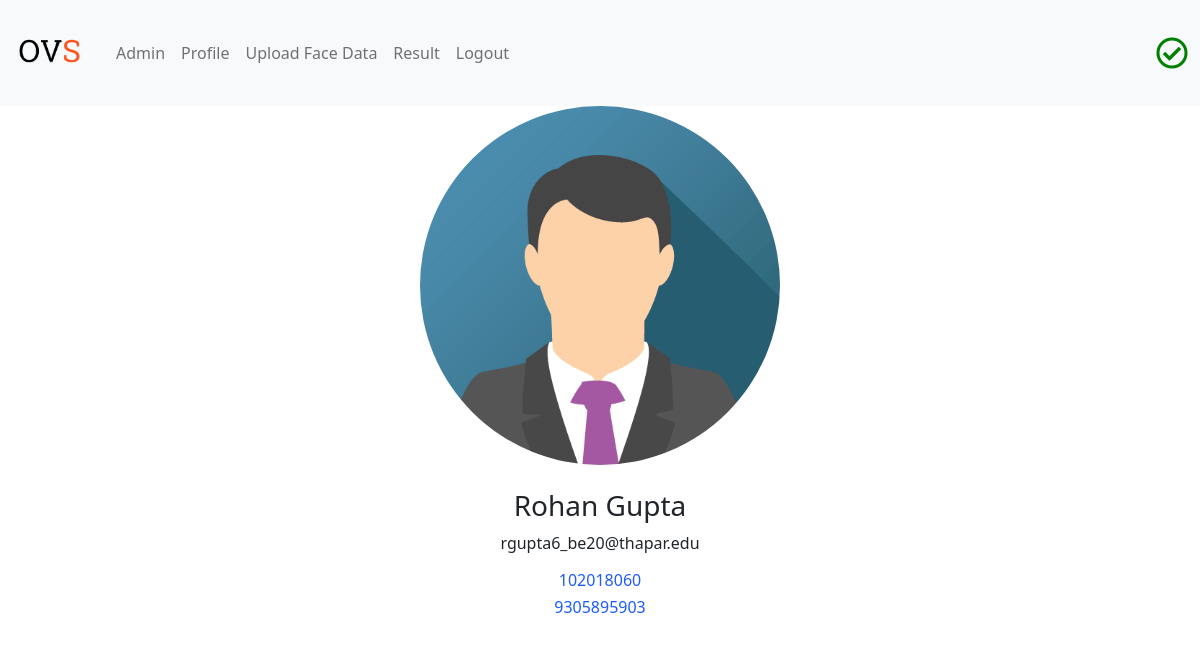
Screenshot of /profile (signed in) with the database file from the repository.
### OVS/models.py (models this page shows)
class voter(db.Model, UserMixin):
    id = db.Column(db.Integer, primary_key=True)
    roll_number = db.Column(db.Integer, unique=True)
    name = db.Column(db.String(120))
    email = db.Column(db.String(120), unique=True)
    img = db.Column(db.Text, unique=True, default=None)
    phone_number = db.Column(db.Integer(), unique=True)
    password_1 = db.Column(db.String(120))
    password_2 = db.Column(db.String(120))
    admin = db.Column(db.String(10), default="Not Admin")
    status = db.Column(db.String(10), default="Not Verified")
    date_created = db.Column(db.DateTime(timezone=True), default=func.now())

### OVS/views.py (the view)
@views.route("/profile")
@login_required
def profile():
    info = current_user
    status = current_user.status
    admin = current_user.admin
    return render_template("profile.html", status=status, admin=admin, info=info)

### OVS/__init__.py (called while the page is built)
def create_app():
    app = Flask(__name__)
    app.config['SECRET_KEY'] = "helloworld"
    app.config['SQLALCHEMY_DATABASE_URI'] = f'sqlite:///{DB_NAME}'
    app.config['SQLALCHEMY_TRACK_MODIFICATIONS'] = False
    db.init_app(app)
    migrate = Migrate(app, db)
    from .views import views
    from .auth import auth
    from .admin import admin
    app.register_blueprint(views, url_prefix="/")
    app.register_blueprint(auth, url_prefix="/")
    app.register_blueprint(admin, url_prefix="/admin")
    from .models import voter
    create_database(app)
    login_manager = LoginManager()
    login_manager.login_view = "auth.login"
    login_manager.init_app(app)
    @login_manager.user_loader
    def load_user(roll_number):
        return voter.query.get(int(roll_number))
    return app

### OVS/templates/profile.html (shortened to what this page needs)
<!DOCTYPE html>
<html lang="en">
  <head>
    <link
      rel="stylesheet"
      href="https://cdn.jsdelivr.net/npm/bootstrap@5.1.3/dist/css/bootstrap.min.css"
    />
    <link
      rel="stylesheet"
      href="https://use.fontawesome.com/releases/v5.15.4/css/all.css"
    />
    <link rel="stylesheet" type="text/css" href="{{url_for('static', filename='styles/styles.css')}}" />
  </head>
  <body>
    {% include 'header.html' %}
    <div style="text-align: center">
      <img
        src="{{url_for('static', filename='images/img_avatar.png')}}"
        alt="Avatar"
        style="
          text-align: center;
          border-radius: 50%;
          display: block;
          margin-left: auto;
          margin-right: auto;
          width: 30%;
        "
      />
      <h3 class="mt-4">{{info.name}}</h3>
      <p>{{info.email}}</p>
      <h6 style="color: #1e5bfa">{{info.roll_number}}</h6>
      <h6 style="color: #1e5bfa">{{info.phone_number}}</h6>
    </div>
  </body>
</html>

### rows the page displays
voter: name "Rohan Gupta", email "rgupta6_be20@thapar.edu", roll_number "102018060", phone_number "9305895903"
